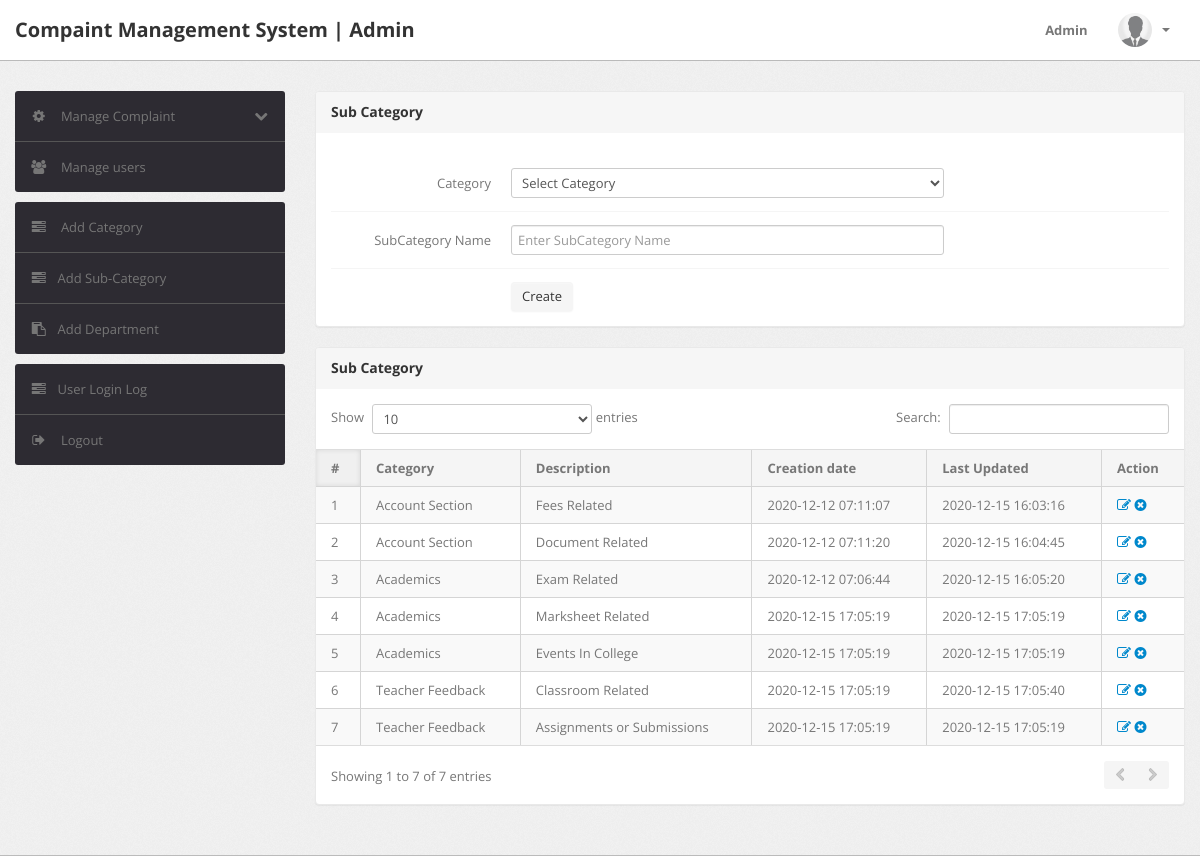
Page /subcategory.php (signed in) on the committed database.
### tables this page shows
CREATE TABLE `subcategory` (
  `id` int(11) NOT NULL,
  `categoryid` int(11) DEFAULT NULL,
  `subcategory` varchar(255) DEFAULT NULL,
  `creationDate` timestamp NULL DEFAULT current_timestamp(),
  `updationDate` timestamp NULL DEFAULT NULL ON UPDATE current_timestamp()
);

CREATE TABLE `category` (
  `id` int(11) NOT NULL,
  `categoryName` varchar(255) DEFAULT NULL,
  `categoryDescription` longtext DEFAULT NULL,
  `creationDate` timestamp NULL DEFAULT current_timestamp(),
  `updationDate` timestamp NULL DEFAULT NULL ON UPDATE current_timestamp()
);

### subcategory.php (the view, shortened to what this page needs)
<?php
include('include/config.php');
if(strlen($_SESSION['alogin'])==0)
	{
header('location:index.php');
}
else{
?>
<!DOCTYPE html>
<html lang="en">
<head>
	<link type="text/css" href="bootstrap/css/bootstrap.min.css" rel="stylesheet">
	<link type="text/css" href="bootstrap/css/bootstrap-responsive.min.css" rel="stylesheet">
	<link type="text/css" href="css/theme.css" rel="stylesheet">
	<link type="text/css" href="images/icons/css/font-awesome.css" rel="stylesheet">
</head>
<body>
<?php include('include/header.php');?>
	<div class="wrapper">
		<div class="container">
			<div class="row">
<?php include('include/sidebar.php');?>
			<div class="span9">
					<div class="content">
						<div class="module">
							<div class="module-head">
								<h3>Sub Category</h3>
							</div>
							<div class="module-body">
									<br />
			<form class="form-horizontal row-fluid" name="subcategory" method="post" >
<div class="control-group">
<label class="control-label" for="basicinput">Category</label>
<div class="controls">
<select name="category" class="span8 tip" required>
<option value="">Select Category</option>
</select>
</div>
</div>
<div class="control-group">
<label class="control-label" for="basicinput">SubCategory Name</label>
<div class="controls">
<input type="text" placeholder="Enter SubCategory Name"  name="subcategory" class="span8 tip" required>
</div>
</div>
	<div class="control-group">
											<div class="controls">
												<button type="submit" name="submit" class="btn">Create</button>
											</div>
										</div>
									</form>
							</div>
						</div>
	<div class="module">
							<div class="module-head">
								<h3>Sub Category</h3>
							</div>
							<div class="module-body table">
								<table cellpadding="0" cellspacing="0" border="0" class="datatable-1 table table-bordered table-striped	 display" width="100%">
									<thead>
										<tr>
											<th>#</th>
											<th>Category</th>
											<th>Description</th>
											<th>Creation date</th>
											<th>Last Updated</th>
											<th>Action</th>
										</tr>
									</thead>
									<tbody>
<?php $query=mysqli_query($con,"select subcategory.id,category.categoryName,subcategory.subcategory,subcategory.creationDate,subcategory.updationDate from subcategory join category on category.id=subcategory.categoryid");
$cnt=1;
while($row=mysqli_fetch_array($query))
{
?>
										<tr>
											<td><?php echo htmlentities($cnt);?></td>
											<td><?php echo htmlentities($row['categoryName']);?></td>
											<td><?php echo htmlentities($row['subcategory']);?></td>
											<td> <?php echo htmlentities($row['creationDate']);?></td>
											<td><?php echo htmlentities($row['updationDate']);?></td>
											<td>
											<a href="edit-subcategory.php?id=<?php echo $row['id']?>" ><i class="icon-edit"></i></a>
											<a href="subcategory.php?id=<?php echo $row['id']?>&del=delete" onClick="return confirm('Are you sure you want to delete?')"><i class="icon-remove-sign"></i></a></td>
										</tr>
										<?php $cnt=$cnt+1; } ?>
								</table>
							</div>
						</div>
					</div>
				</div>
			</div>
		</div>
	</div>
</body>
<?php } ?>

### include/header.php (shortened to what this page needs)
<div class="navbar navbar-fixed-top">
		<div class="navbar-inner">
			<div class="container">
			  	<a class="brand" href="../">
			  		Compaint Management System | Admin
			  	</a>
				<div class="nav-collapse collapse navbar-inverse-collapse">
					<ul class="nav pull-right">
						<li>
							<a href="#">
							Admin
							</a>
						</li>
						<li class="nav-user dropdown">
							<a href="#" class="dropdown-toggle" data-toggle="dropdown">
								<img src="images/icon.jpg" class="nav-avatar" />
								<b class="caret"></b>
							</a>
						</li>
					</ul>
				</div>
			</div>
		</div>
	</div>

### include/sidebar.php (shortened to what this page needs)
<div class="span3">
	<div class="sidebar">
		<ul class="widget widget-menu unstyled">
			<li>
				<a class="collapsed" data-toggle="collapse" href="#togglePages">
					<i class="menu-icon icon-cog"></i>
					<i class="icon-chevron-down pull-right"></i><i class="icon-chevron-up pull-right"></i>
						Manage Complaint
				</a>
			</li>
			<li>
				<a href="manage-users.php">
					<i class="menu-icon icon-group"></i>
					Manage users
				</a>
			</li>
		</ul>
		<ul class="widget widget-menu unstyled">
      <li><a href="category.php"><i class="menu-icon icon-tasks"></i> Add Category </a></li>
      <li><a href="subcategory.php"><i class="menu-icon icon-tasks"></i>Add Sub-Category </a></li>
      <li><a href="department.php"><i class="menu-icon icon-paste"></i>Add Department</a></li>
		</ul>
		<ul class="widget widget-menu unstyled">
			<li><a href="user-logs.php"><i class="menu-icon icon-tasks"></i>User Login Log </a></li>
			<li>
				<a href="logout.php">
					<i class="menu-icon icon-signout"></i>
					Logout
				</a>
			</li>
		</ul>
	</div>
</div>

### rows in the picture
subcategory: categoryid.categoryName "Account Section", subcategory "Fees Related", creationDate "2020-12-12 07:11:07", updationDate "2020-12-15 16:03:16"
subcategory: categoryid.categoryName "Account Section", subcategory "Document Related", creationDate "2020-12-12 07:11:20", updationDate "2020-12-15 16:04:45"
subcategory: categoryid.categoryName "Academics", subcategory "Exam Related", creationDate "2020-12-12 07:06:44", updationDate "2020-12-15 16:05:20"
subcategory: categoryid.categoryName "Academics", subcategory "Marksheet Related", creationDate "2020-12-15 17:05:19", updationDate "2020-12-15 17:05:19"
subcategory: categoryid.categoryName "Academics", subcategory "Events In College", creationDate "2020-12-15 17:05:19", updationDate "2020-12-15 17:05:19"
subcategory: categoryid.categoryName "Teacher Feedback", subcategory "Classroom Related", creationDate "2020-12-15 17:05:19", updationDate "2020-12-15 17:05:40"
subcategory: categoryid.categoryName "Teacher Feedback", subcategory "Assignments or Submissions", creationDate "2020-12-15 17:05:19", updationDate "2020-12-15 17:05:19"
